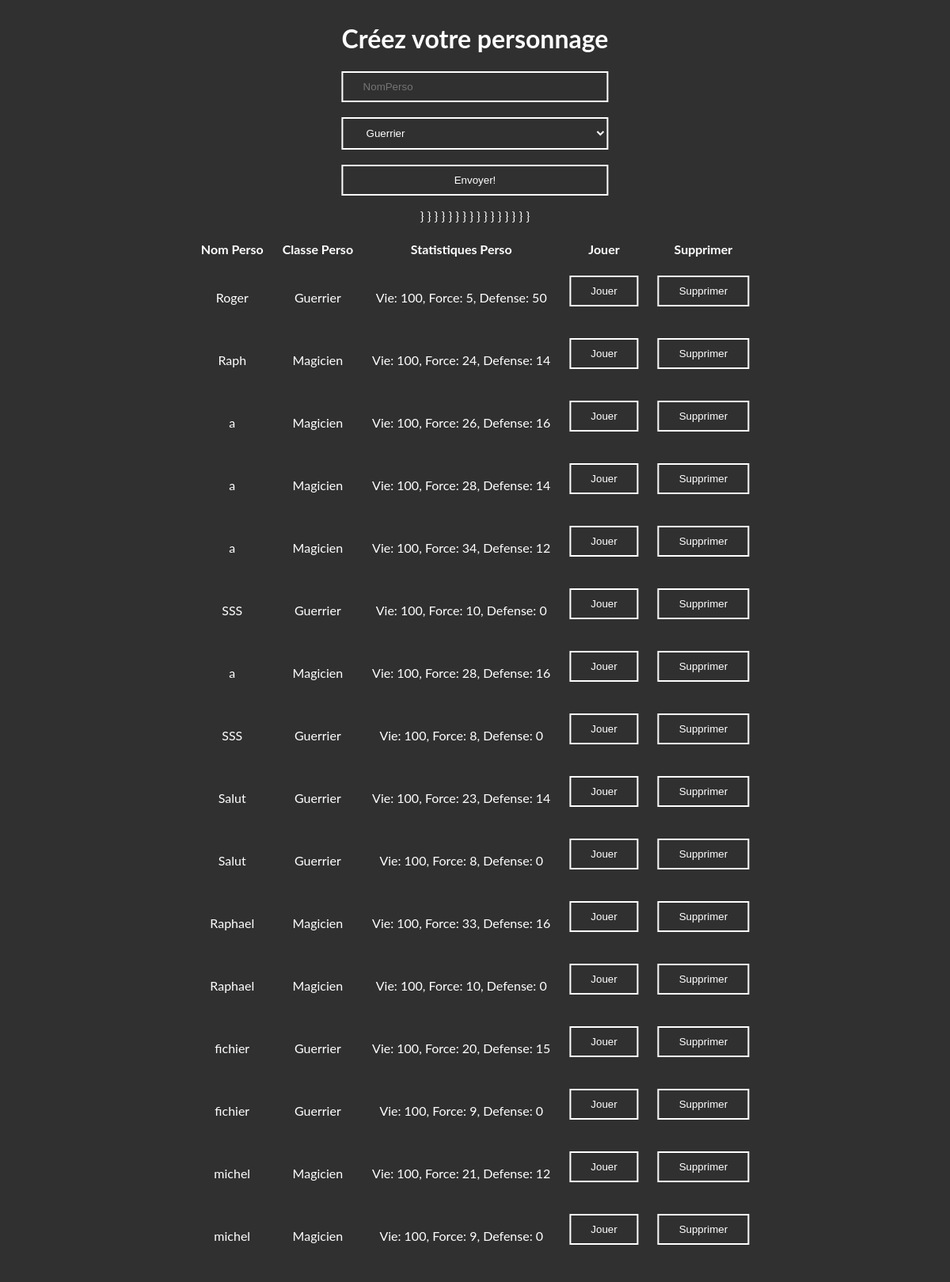
The app's page /app/public/index.php with its own data.
### tables this page shows
CREATE TABLE `perso` (
  `id` int(11) NOT NULL,
  `name` varchar(25) NOT NULL,
  `idrole` int(11) NOT NULL
);

CREATE TABLE `role` (
  `idrole` int(11) NOT NULL,
  `nameRole` varchar(25) NOT NULL
);

CREATE TABLE `skills` (
  `vie` int(11) NOT NULL,
  `force` int(11) NOT NULL,
  `defense` int(11) NOT NULL,
  `mana` int(11) NOT NULL,
  `id` int(11) NOT NULL
);

### app/public/class/PlayerManager.php (called while the page is built, shortened)
<?php
    class PlayerManager{
        public function getAllPersos($conn) {
            $dataPlayer = $conn->prepare('SELECT perso.id,role.idrole,name,role.nameRole,defense, skills.force, skills.mana, skills.vie FROM perso INNER JOIN role ON role.idrole = perso.idrole INNER JOIN skills ON skills.id =perso.id');
            $dataPlayer->execute();
            return $dataPlayer->fetchAll(PDO::FETCH_ASSOC);
        }
    }

### app/public/index.php (the view, shortened to what this page needs)
<?php
$db = new DataBase();
$conn = $db->getDb();
$getPlayers = new PlayerManager();
$dataPlayers = $getPlayers->getAllPersos($conn);
?>
<html>
<head>
    <link rel="stylesheet" href="./style.css">
</head>
<body>
<main>
    <form class=login  method="post" action="confirmCreationPerso.php">
    <h1>Créez votre personnage</h1>
    <input type="text" placeholder="NomPerso" name="name" id="name"></br>
        <select name="idrole" id="idrole">
            <option value="2">Guerrier</option>
        </select></br>
    <input type="submit" value="Envoyer!">
    </form>
    <table>
        <tr>
            <th>Nom Perso</th>
            <th>Classe Perso</th>
            <th>Statistiques Perso</th>
            <th>Jouer</th>
            <th>Supprimer</th>
        </tr>
        <?php foreach($dataPlayers as $key):?>
            <tr>
                <td>
                    <?= $key['name'];?>
                </td>
                <td>
                    <?= $key['nameRole'];?>
                </td>
                <td>
                    Vie: <?= $key['vie'];?>, Force: <?= $key['force'];?>, Defense: <?= $key['defense'];?>
                </td>
                <td>
                <form action="play.php" method="GET">
                <input type="submit" value="Jouer" name="<?= $key['id'];?>"></form>
                </td>
                <td>
                <form action="confirmationDeletePerso.php" method="GET">
                <input type="submit" value="Supprimer" name="<?= $key['id'];?>"></form>
                </td
                </tr>
        <?php endforeach;?>
    </table>
</main>
</body>
</html>

### app/public/style.css (style rules this page uses)
body { background-color: #303030; color: white; font-family: 'Lato', sans-serif; }
main { margin-left: 50%; transform: translatex(-50%); display: flex; align-items: center; justify-content: center; flex-direction: column; width: 80%; }
button, input, select, option { background: transparent; border: white solid 2px; padding: 10px 25px; color: white; }
option { color: black; }
.login { display: flex; flex-direction: column; align-content: center; }
table, th, td { border: 10px solid transparent; text-align: center; }

### records on screen
perso: name "Roger", idrole.nameRole "Guerrier", skills.vie "100", skills.force "5", skills.defense "50"
perso: name "Raph", idrole.nameRole "Magicien", skills.vie "100", skills.force "24", skills.defense "14"
perso: name "a", idrole.nameRole "Magicien", skills.vie "100", skills.force "26", skills.defense "16"
perso: name "a", idrole.nameRole "Magicien", skills.vie "100", skills.force "28", skills.defense "14"
perso: name "a", idrole.nameRole "Magicien", skills.vie "100", skills.force "34", skills.defense "12"
perso: name "SSS", idrole.nameRole "Guerrier", skills.vie "100", skills.force "10", skills.defense "0"
perso: name "a", idrole.nameRole "Magicien", skills.vie "100", skills.force "28", skills.defense "16"
perso: name "SSS", idrole.nameRole "Guerrier", skills.vie "100", skills.force "8", skills.defense "0"
perso: name "Salut", idrole.nameRole "Guerrier", skills.vie "100", skills.force "23", skills.defense "14"
perso: name "Salut", idrole.nameRole "Guerrier", skills.vie "100", skills.force "8", skills.defense "0"
perso: name "Raphael", idrole.nameRole "Magicien", skills.vie "100", skills.force "33", skills.defense "16"
perso: name "Raphael", idrole.nameRole "Magicien", skills.vie "100", skills.force "10", skills.defense "0"
perso: name "fichier", idrole.nameRole "Guerrier", skills.vie "100", skills.force "20", skills.defense "15"
perso: name "fichier", idrole.nameRole "Guerrier", skills.vie "100", skills.force "9", skills.defense "0"
perso: name "michel", idrole.nameRole "Magicien", skills.vie "100", skills.force "21", skills.defense "12"
perso: name "michel", idrole.nameRole "Magicien", skills.vie "100", skills.force "9", skills.defense "0"
